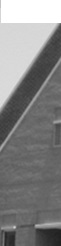
#> input picture Assignment3_Fitting/Images/building_crop.jpg, 61 x 246 px
$ jupyter execute a03_0108Fitting.ipynb
#> lines starting #> are read from the running program, lines starting #| are printed output that depends on the picture; after the words box and inside, x2 and y2 are one past the last pixel; in counts of white or black regions, pixels touching at a corner belong together
## Assignment 3 - Fitting

**D/ENG/21/0108/EE**
**M.W.M Shakir**

[cell 1]
import cv2 as cv
import numpy as np
import matplotlib.pyplot as plt

img = cv.imread('Images/building_crop.jpg', cv.IMREAD_GRAYSCALE)
#> img is the input picture: shape (246, 61); min 33, max 255, mean 132.3


edges = cv.Canny(img, 350 , 390)
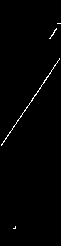
#> edges: shape (246, 61); 0.91% white in thin lines or dots, all inside (x1, y1, x2, y2) = (1, 23, 61, 229)
indices = np.where(edges != [0])
#> indices = 137 positions, rows 23 to 228, columns 1 to 60
x = indices[1]
#> x = 137 values, max 60 at index 3, min 1 at index 129, mean 33.08
y = indices[0]
#> y = 137 values from 23 to 228

fig, axs = plt.subplots(1, 2, figsize=(10, 5))
axs[0].imshow(img, cmap='gray')
axs[0].set_title("original Image")
axs[1].imshow(edges.astype('uint8'), cmap='gray')
axs[1].set_title("Edge Image")

plt.show()
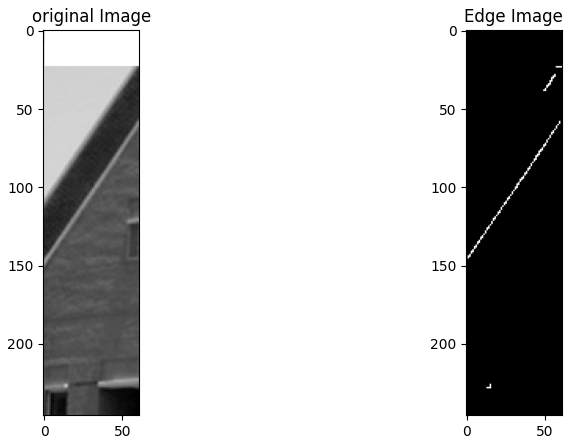
#> figure drawn by matplotlib, 2 panels

plt.scatter(x, y, s=2)
plt.title('Scatter Plot')
plt.show()
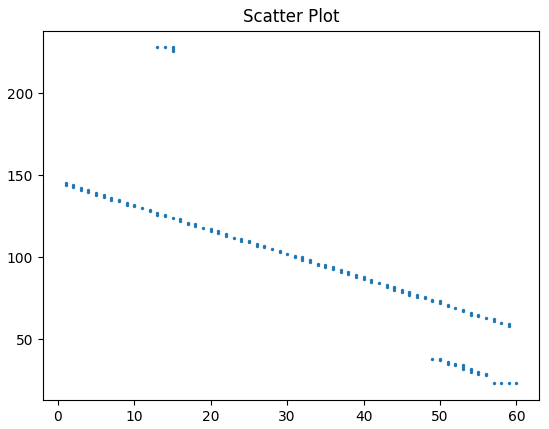
#> figure drawn by matplotlib, 1 panel

A = np.vstack([x, np.ones(len(x))]).T
#> A = 137 pairs, first value 1 to 60, second value 1 to 1
m, c = np.linalg.lstsq(A, y, rcond=None)[0]
#> m = -2.05; c = 163.4

plt.scatter(x, y, s=2)
plt.plot(x, m*x + c, 'r')
plt.title('Canny Edge Detection with Least Squares Fit Line')
plt.xlabel('X')
plt.ylabel('Y')
plt.show()
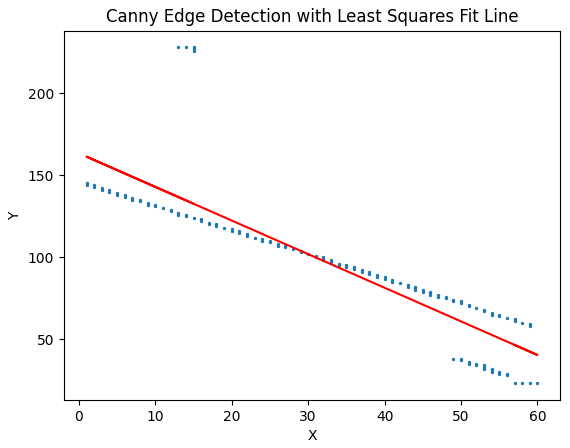
#> figure drawn by matplotlib, 1 panel

angle_degrees = np.arctan(m) * 180 / np.pi
#> angle_degrees = -64.01

# estimated value of roof angle
print("Estimated roof angle: {:.2f} degrees".format(angle_degrees))
#| Estimated roof angle: -64.01 degrees

# RANSAC parameters
n_iterations = 1000
n_points = 2
threshold = 5

# Initializing variables for best line and inliers
best_line = None
max_inliers = 0

# Running RANSAC algorithm
for i in range(n_iterations):

    sample_indices = np.random.choice(len(x), size=n_points, replace=False)
    sample_x = x[sample_indices]
    sample_y = y[sample_indices]

    line = np.polyfit(sample_x, sample_y, 1)

    distances = np.abs(line[0]*x - y + line[1]) / np.sqrt(line[0]**2 + 1)

    inliers = np.sum(distances < threshold)

    if inliers > max_inliers:
        best_line = line
        max_inliers = inliers
#> this loop made 1000 passes
#> (sample_indices, sample_x, sample_y, inliers, best_line, max_inliers) on passes 1, 3: ([26, 8], [56, 55], [63, 30], 30, [33, -1785], 30), ([79, 48], [29, 44], [103, 80], 111, [-1.53, 147.5], 111)
#> (sample_indices, sample_x, sample_y, line, inliers) on passes 2, 4, 5, 6, 7, 8: ([17, 34], [51, 51], [36, 70], [0.52, 26.5], 4), ([55, 127], [41, 3], [85, 142], [-1.5, 146.5], 111), ([11, 22], [54, 59], [32, 59], [5.4, -259.6], 23), ([8, 92], [55, 22], [30, 114], [-2.55, 170], 67), ([57, 102], [40, 16], [87, 122], [-1.46, 145.3], 111), ([24, 132], [57, 15], [61, 226], [-3.93, 284.9], 24)
#> after the loop, max_inliers = 111

#slope and intercept of the best line
m, c = best_line
#> m = -1.53; c = 147.5

# scatter plot and estimated RANSAC line
plt.figure()
plt.scatter(x, y, s=2)
plt.plot(x, m*x + c, color='red', linewidth=1)
plt.title('RANSAC line fitting')
plt.xlabel('x')
plt.ylabel('y')
plt.show()
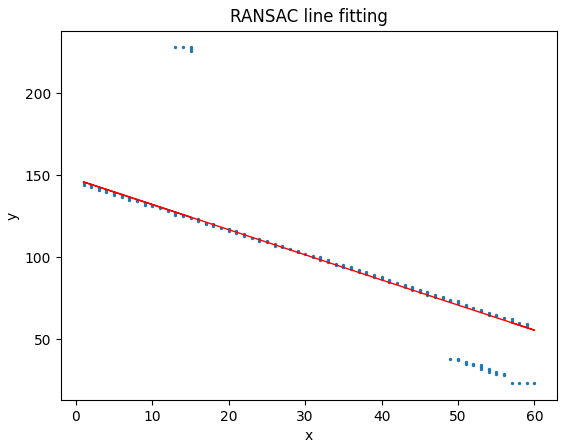
#> figure drawn by matplotlib, 1 panel

# Calculating roof angle from RANSAC line
roof_angle = np.arctan(m) * 180 / np.pi
#> roof_angle = -56.89

# estimated roof angle
print(f"Estimated roof angle Using Ransac: {roof_angle:.2f} degrees")
#| Estimated roof angle Using Ransac: -56.89 degrees
